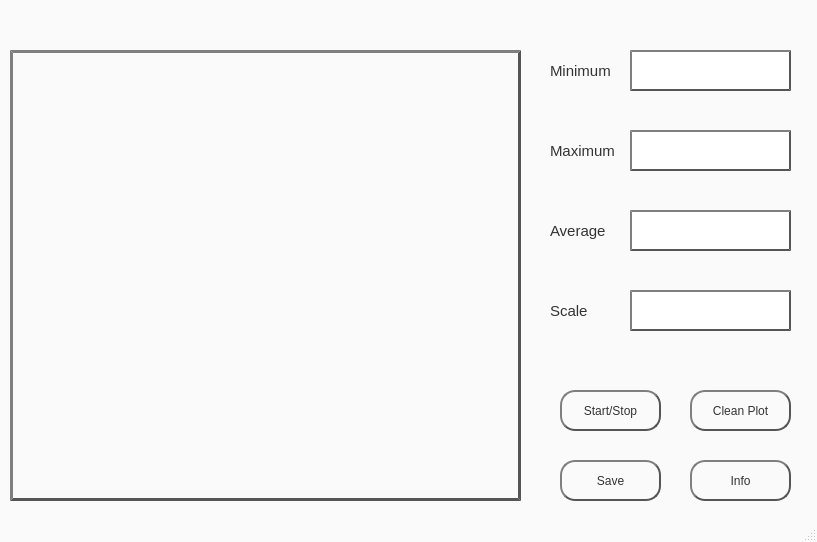
<?xml version="1.0" encoding="UTF-8"?>
<ui version="4.0">
 <class>MainWindow</class>
 <widget class="QMainWindow" name="MainWindow">
  <property name="geometry">
   <rect>
    <x>0</x>
    <y>0</y>
    <width>817</width>
    <height>542</height>
   </rect>
  </property>
  <property name="windowTitle">
   <string>MainWindow</string>
  </property>
  <property name="styleSheet">
   <string notr="true">QMainWindow{
 background-color: #fafafa;
}</string>
  </property>
  <widget class="QWidget" name="centralwidget">
   <property name="styleSheet">
    <string notr="true"/>
   </property>
   <widget class="QWidget" name="plot_widget" native="true">
    <property name="geometry">
     <rect>
      <x>10</x>
      <y>50</y>
      <width>511</width>
      <height>451</height>
     </rect>
    </property>
    <property name="whatsThis">
     <string>&lt;html&gt;&lt;head/&gt;&lt;body&gt;&lt;p&gt;QWidget {&lt;/p&gt;&lt;p&gt;    color: #333;&lt;/p&gt;&lt;p&gt;    border: 2px solid #555;&lt;/p&gt;&lt;p&gt;    border-style: outset;&lt;/p&gt;&lt;p&gt;    }&lt;/p&gt;&lt;p&gt;&lt;br/&gt;&lt;/p&gt;&lt;p&gt;&lt;br/&gt;&lt;/p&gt;&lt;/body&gt;&lt;/html&gt;</string>
    </property>
    <property name="styleSheet">
     <string notr="true">QWidget {
	color: #333;
    border: 3px solid #555;
    border-style: outset;
    background: qradialgradient(
      cx: 0.3, cy: -0.4, fx: 0.3, fy: -0.4,
      radius: 1.35, stop: 0 #f0f0f0, stop: 1 #dddddd
      );
   
    }

</string>
    </property>
   </widget>
   <widget class="QPushButton" name="start_button">
    <property name="geometry">
     <rect>
      <x>560</x>
      <y>390</y>
      <width>101</width>
      <height>41</height>
     </rect>
    </property>
    <property name="styleSheet">
     <string notr="true">QPushButton {
    color: #333;
    border: 2px solid #555;
    border-radius: 15px;
    border-style: outset;
    background: qradialgradient(
        cx: 0.3, cy: -0.4, fx: 0.3, fy: -0.4,
        radius: 1.35, stop: 0 #fff, stop: 1 #888
        );
    padding: 5px;
    }

QPushButton:hover {
    background: qradialgradient(
        cx: 0.3, cy: -0.4, fx: 0.3, fy: -0.4,
        radius: 1.35, stop: 0 #fff, stop: 1 #bbb
        );
    }</string>
    </property>
    <property name="text">
     <string>Start/Stop</string>
    </property>
   </widget>
   <widget class="QPushButton" name="save_button">
    <property name="geometry">
     <rect>
      <x>560</x>
      <y>460</y>
      <width>101</width>
      <height>41</height>
     </rect>
    </property>
    <property name="styleSheet">
     <string notr="true">QPushButton {
    color: #333;
    border: 2px solid #555;
    border-radius: 15px;
    border-style: outset;
    background: qradialgradient(
        cx: 0.3, cy: -0.4, fx: 0.3, fy: -0.4,
        radius: 1.35, stop: 0 #fff, stop: 1 #888
        );
    padding: 5px;
    }

QPushButton:hover {
    background: qradialgradient(
        cx: 0.3, cy: -0.4, fx: 0.3, fy: -0.4,
        radius: 1.35, stop: 0 #fff, stop: 1 #bbb
        );
    }</string>
    </property>
    <property name="text">
     <string>Save</string>
    </property>
   </widget>
   <widget class="QTextBrowser" name="min_text_browser">
    <property name="geometry">
     <rect>
      <x>630</x>
      <y>50</y>
      <width>161</width>
      <height>41</height>
     </rect>
    </property>
    <property name="styleSheet">
     <string notr="true">QTextBrowser{
	border: 2px solid #555;
    border-style: outset;
}</string>
    </property>
   </widget>
   <widget class="QTextBrowser" name="max_text_browser">
    <property name="geometry">
     <rect>
      <x>630</x>
      <y>130</y>
      <width>161</width>
      <height>41</height>
     </rect>
    </property>
    <property name="styleSheet">
     <string notr="true">QTextBrowser{
	border: 2px solid #555;
    border-style: outset;
}</string>
    </property>
   </widget>
   <widget class="QTextBrowser" name="avg_text_browser">
    <property name="geometry">
     <rect>
      <x>630</x>
      <y>210</y>
      <width>161</width>
      <height>41</height>
     </rect>
    </property>
    <property name="styleSheet">
     <string notr="true">QTextBrowser{
	border: 2px solid #555;
    border-style: outset;
}</string>
    </property>
   </widget>
   <widget class="QTextBrowser" name="scale_text_browser">
    <property name="geometry">
     <rect>
      <x>630</x>
      <y>290</y>
      <width>161</width>
      <height>41</height>
     </rect>
    </property>
    <property name="styleSheet">
     <string notr="true">QTextBrowser{
	border: 2px solid #555;
    border-style: outset;
}</string>
    </property>
   </widget>
   <widget class="QPushButton" name="clean_button">
    <property name="geometry">
     <rect>
      <x>690</x>
      <y>390</y>
      <width>101</width>
      <height>41</height>
     </rect>
    </property>
    <property name="styleSheet">
     <string notr="true">QPushButton {
    color: #333;
    border: 2px solid #555;
    border-radius: 15px;
    border-style: outset;
    background: qradialgradient(
        cx: 0.3, cy: -0.4, fx: 0.3, fy: -0.4,
        radius: 1.35, stop: 0 #fff, stop: 1 #888
        );
    padding: 5px;
    }

QPushButton:hover {
    background: qradialgradient(
        cx: 0.3, cy: -0.4, fx: 0.3, fy: -0.4,
        radius: 1.35, stop: 0 #fff, stop: 1 #bbb
        );
    }</string>
    </property>
    <property name="text">
     <string>Clean Plot</string>
    </property>
   </widget>
   <widget class="QPushButton" name="info_button">
    <property name="geometry">
     <rect>
      <x>690</x>
      <y>460</y>
      <width>101</width>
      <height>41</height>
     </rect>
    </property>
    <property name="styleSheet">
     <string notr="true">QPushButton {
    color: #333;
    border: 2px solid #555;
    border-radius: 15px;
    border-style: outset;
    background: qradialgradient(
        cx: 0.3, cy: -0.4, fx: 0.3, fy: -0.4,
        radius: 1.35, stop: 0 #fff, stop: 1 #888
        );
    padding: 5px;
    }

QPushButton:hover {
    background: qradialgradient(
        cx: 0.3, cy: -0.4, fx: 0.3, fy: -0.4,
        radius: 1.35, stop: 0 #fff, stop: 1 #bbb
        );
    }</string>
    </property>
    <property name="text">
     <string>Info</string>
    </property>
   </widget>
   <widget class="QLabel" name="min_label">
    <property name="geometry">
     <rect>
      <x>550</x>
      <y>60</y>
      <width>71</width>
      <height>21</height>
     </rect>
    </property>
    <property name="styleSheet">
     <string notr="true">QLabel{
color: #333;
font-size: 15px;
}</string>
    </property>
    <property name="text">
     <string>Minimum</string>
    </property>
   </widget>
   <widget class="QLabel" name="max_label">
    <property name="geometry">
     <rect>
      <x>550</x>
      <y>140</y>
      <width>71</width>
      <height>21</height>
     </rect>
    </property>
    <property name="styleSheet">
     <string notr="true">QLabel{
color: #333;
font-size: 15px;
}</string>
    </property>
    <property name="text">
     <string>Maximum</string>
    </property>
   </widget>
   <widget class="QLabel" name="avg_label">
    <property name="geometry">
     <rect>
      <x>550</x>
      <y>220</y>
      <width>61</width>
      <height>21</height>
     </rect>
    </property>
    <property name="styleSheet">
     <string notr="true">QLabel{
color: #333;
font-size: 15px;
}</string>
    </property>
    <property name="text">
     <string>Average</string>
    </property>
   </widget>
   <widget class="QLabel" name="scale_label">
    <property name="geometry">
     <rect>
      <x>550</x>
      <y>300</y>
      <width>51</width>
      <height>21</height>
     </rect>
    </property>
    <property name="styleSheet">
     <string notr="true">QLabel{
font-size: 15px;
color: #333;
}</string>
    </property>
    <property name="text">
     <string>Scale</string>
    </property>
   </widget>
  </widget>
  <widget class="QStatusBar" name="statusbar"/>
 </widget>
 <resources/>
 <connections/>
</ui>
